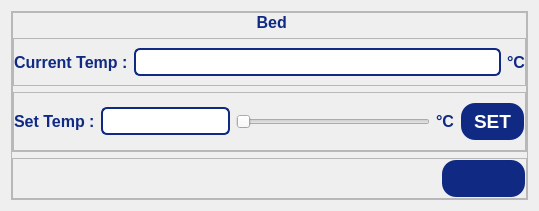
                         <widget class="QWidget" name="bedPage">
                          <layout class="QHBoxLayout" name="horizontalLayout_24">
                           <item>
                            <widget class="QFrame" name="frame_20">
                             <property name="frameShape">
                              <enum>QFrame::Shape::StyledPanel</enum>
                             </property>
                             <property name="frameShadow">
                              <enum>QFrame::Shadow::Raised</enum>
                             </property>
                             <layout class="QVBoxLayout" name="verticalLayout_58">
                              <property name="leftMargin">
                               <number>0</number>
                              </property>
                              <property name="topMargin">
                               <number>0</number>
                              </property>
                              <property name="rightMargin">
                               <number>0</number>
                              </property>
                              <property name="bottomMargin">
                               <number>0</number>
                              </property>
                              <item>
                               <widget class="QFrame" name="printheadFrame_3">
                                <property name="frameShape">
                                 <enum>QFrame::Shape::StyledPanel</enum>
                                </property>
                                <property name="frameShadow">
                                 <enum>QFrame::Shadow::Raised</enum>
                                </property>
                                <layout class="QVBoxLayout" name="verticalLayout_59">
                                 <property name="leftMargin">
                                  <number>0</number>
                                 </property>
                                 <property name="topMargin">
                                  <number>0</number>
                                 </property>
                                 <property name="rightMargin">
                                  <number>0</number>
                                 </property>
                                 <property name="bottomMargin">
                                  <number>0</number>
                                 </property>
                                 <item>
                                  <widget class="QLabel" name="label_35">
                                   <property name="minimumSize">
                                    <size>
                                     <width>0</width>
                                     <height>15</height>
                                    </size>
                                   </property>
                                   <property name="font">
                                    <font>
                                     <pointsize>12</pointsize>
                                     <bold>true</bold>
                                    </font>
                                   </property>
                                   <property name="styleSheet">
                                    <string notr="true">QLabel {
    color: rgb(16, 42, 131);
}</string>
                                   </property>
                                   <property name="text">
                                    <string> Bed</string>
                                   </property>
                                   <property name="alignment">
                                    <set>Qt::AlignmentFlag::AlignCenter</set>
                                   </property>
                                  </widget>
                                 </item>
                                 <item>
                                  <widget class="QFrame" name="frame_22">
                                   <property name="sizePolicy">
                                    <sizepolicy hsizetype="Expanding" vsizetype="Expanding">
                                     <horstretch>0</horstretch>
                                     <verstretch>0</verstretch>
                                    </sizepolicy>
                                   </property>
                                   <property name="minimumSize">
                                    <size>
                                     <width>0</width>
                                     <height>35</height>
                                    </size>
                                   </property>
                                   <property name="frameShape">
                                    <enum>QFrame::Shape::StyledPanel</enum>
                                   </property>
                                   <property name="frameShadow">
                                    <enum>QFrame::Shadow::Raised</enum>
                                   </property>
                                   <layout class="QHBoxLayout" name="horizontalLayout_57" stretch="0,5,0">
                                    <property name="leftMargin">
                                     <number>0</number>
                                    </property>
                                    <property name="rightMargin">
                                     <number>0</number>
                                    </property>
                                    <item>
                                     <widget class="QLabel" name="label_36">
                                      <property name="font">
                                       <font>
                                        <pointsize>12</pointsize>
                                        <bold>true</bold>
                                       </font>
                                      </property>
                                      <property name="styleSheet">
                                       <string notr="true">QLabel {
    color: rgb(16, 42, 131);
}</string>
                                      </property>
                                      <property name="text">
                                       <string>Current Temp :</string>
                                      </property>
                                     </widget>
                                    </item>
                                    <item>
                                     <widget class="QLineEdit" name="bedcurLineEdit">
                                      <property name="styleSheet">
                                       <string notr="true">QLineEdit {
    border: 2px solid #102a83;
    border-radius: 6px;       /* Optional: for rounded corners */
    padding: 4px;             /* Optional: inner spacing */
    color: #102a83;           /* Text color inside the line edit */
}
</string>
                                      </property>
                                      <property name="readOnly">
                                       <bool>true</bool>
                                      </property>
                                     </widget>
                                    </item>
                                    <item>
                                     <widget class="QLabel" name="label_17">
                                      <property name="font">
                                       <font>
                                        <pointsize>12</pointsize>
                                        <bold>true</bold>
                                       </font>
                                      </property>
                                      <property name="styleSheet">
                                       <string notr="true">QLabel {
    color: rgb(16, 42, 131);
}</string>
                                      </property>
                                      <property name="text">
                                       <string>°C</string>
                                      </property>
                                     </widget>
                                    </item>
                                   </layout>
                                  </widget>
                                 </item>
                                 <item>
                                  <widget class="QFrame" name="frame_23">
                                   <property name="sizePolicy">
                                    <sizepolicy hsizetype="Expanding" vsizetype="Expanding">
                                     <horstretch>0</horstretch>
                                     <verstretch>0</verstretch>
                                    </sizepolicy>
                                   </property>
                                   <property name="minimumSize">
                                    <size>
                                     <width>0</width>
                                     <height>35</height>
                                    </size>
                                   </property>
                                   <property name="frameShape">
                                    <enum>QFrame::Shape::StyledPanel</enum>
                                   </property>
                                   <property name="frameShadow">
                                    <enum>QFrame::Shadow::Raised</enum>
                                   </property>
                                   <layout class="QHBoxLayout" name="horizontalLayout_58" stretch="1,2,3,0,1">
                                    <property name="leftMargin">
                                     <number>0</number>
                                    </property>
                                    <property name="rightMargin">
                                     <number>0</number>
                                    </property>
                                    <item>
                                     <widget class="QLabel" name="label_37">
                                      <property name="font">
                                       <font>
                                        <pointsize>12</pointsize>
                                        <bold>true</bold>
                                       </font>
                                      </property>
                                      <property name="styleSheet">
                                       <string notr="true">QLabel {
    color: rgb(16, 42, 131);
}</string>
                                      </property>
                                      <property name="text">
                                       <string>Set Temp :</string>
                                      </property>
                                     </widget>
                                    </item>
                                    <item>
                                     <widget class="QLineEdit" name="bedsetLineEdit">
                                      <property name="styleSheet">
                                       <string notr="true">QLineEdit {
    border: 2px solid #102a83;
    border-radius: 6px;       /* Optional: for rounded corners */
    padding: 4px;             /* Optional: inner spacing */
    color: #102a83;           /* Text color inside the line edit */
}
</string>
                                      </property>
                                     </widget>
                                    </item>
                                    <item>
                                     <widget class="QSlider" name="bedHorizontalSlider">
                                      <property name="orientation">
                                       <enum>Qt::Orientation::Horizontal</enum>
                                      </property>
                                     </widget>
                                    </item>
                                    <item>
                                     <widget class="QLabel" name="label_41">
                                      <property name="font">
                                       <font>
                                        <pointsize>12</pointsize>
                                        <bold>true</bold>
                                       </font>
                                      </property>
                                      <property name="styleSheet">
                                       <string notr="true">QLabel {
    color: rgb(16, 42, 131);
}</string>
                                      </property>
                                      <property name="text">
                                       <string>°C</string>
                                      </property>
                                     </widget>
                                    </item>
                                    <item>
                                     <widget class="QPushButton" name="bedsetPushButton">
                                      <property name="enabled">
                                       <bool>true</bool>
                                      </property>
                                      <property name="sizePolicy">
                                       <sizepolicy hsizetype="Expanding" vsizetype="Expanding">
                                        <horstretch>0</horstretch>
                                        <verstretch>0</verstretch>
                                       </sizepolicy>
                                      </property>
                                      <property name="maximumSize">
                                       <size>
                                        <width>100</width>
                                        <height>40</height>
                                       </size>
                                      </property>
                                      <property name="font">
                                       <font>
                                        <pointsize>14</pointsize>
                                        <bold>true</bold>
                                       </font>
                                      </property>
                                      <property name="styleSheet">
                                       <string notr="true">QPushButton {
	color: rgb(255, 255, 255);	
	background-color: rgb(16, 42, 131);
	border-color: transparent;
	border-style: outset;
	border-radius: 15px;
	border-width: 2px;
	padding: 6px;
}

QPushButton:hover {
	color: rgb(16, 42, 131);
	background-color: rgb(167, 198, 229);
	border-color: rgb(16, 42, 131);
}

QPushButton:disabled {
	background-color: rgb(172, 172, 172);
}</string>
                                      </property>
                                      <property name="text">
                                       <string>SET</string>
                                      </property>
                                     </widget>
                                    </item>
                                   </layout>
                                  </widget>
                                 </item>
                                </layout>
                               </widget>
                              </item>
                              <item>
                               <widget class="QFrame" name="frame_24">
                                <property name="frameShape">
                                 <enum>QFrame::Shape::StyledPanel</enum>
                                </property>
                                <property name="frameShadow">
                                 <enum>QFrame::Shadow::Raised</enum>
                                </property>
                                <layout class="QHBoxLayout" name="horizontalLayout_59" stretch="5,1">
                                 <property name="leftMargin">
                                  <number>0</number>
                                 </property>
                                 <property name="topMargin">
                                  <number>0</number>
                                 </property>
                                 <property name="rightMargin">
                                  <number>0</number>
                                 </property>
                                 <property name="bottomMargin">
                                  <number>0</number>
                                 </property>
                                 <item>
                                  <spacer name="horizontalSpacer_16">
                                   <property name="orientation">
                                    <enum>Qt::Orientation::Horizontal</enum>
                                   </property>
                                   <property name="sizeHint" stdset="0">
                                    <size>
                                     <width>446</width>
                                     <height>20</height>
                                    </size>
                                   </property>
                                  </spacer>
                                 </item>
                                 <item>
                                  <widget class="QPushButton" name="parabkbedPushButton">
                                   <property name="font">
                                    <font>
                                     <pointsize>14</pointsize>
                                     <bold>true</bold>
                                    </font>
                                   </property>
                                   <property name="styleSheet">
                                    <string notr="true">QPushButton {
	color: rgb(255, 255, 255);	
	background-color: rgb(16, 42, 131);
	border-color: transparent;
	border-style: outset;
	border-radius: 15px;
	border-width: 2px;
	padding: 6px;
}

QPushButton:hover {
	color: rgb(16, 42, 131);
	background-color: rgb(167, 198, 229);
	border-color: rgb(16, 42, 131);
}

QPushButton:disabled {
	background-color: rgb(172, 172, 172);
}</string>
                                   </property>
                                   <property name="text">
                                    <string/>
                                   </property>
                                   <property name="icon">
                                    <iconset resource="resources.qrc">
                                     <normaloff>:/icons/icons/arrow-left.svg</normaloff>:/icons/icons/arrow-left.svg</iconset>
                                   </property>
                                   <property name="iconSize">
                                    <size>
                                     <width>24</width>
                                     <height>24</height>
                                    </size>
                                   </property>
                                  </widget>
                                 </item>
                                </layout>
                               </widget>
                              </item>
                             </layout>
                            </widget>
                           </item>
                          </layout>
                         </widget>
